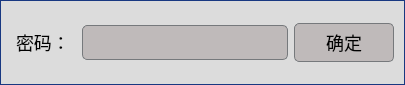
<?xml version="1.0" encoding="UTF-8"?>
<ui version="4.0">
 <class>LimitForm</class>
 <widget class="QWidget" name="LimitForm">
  <property name="geometry">
   <rect>
    <x>0</x>
    <y>0</y>
    <width>405</width>
    <height>85</height>
   </rect>
  </property>
  <property name="windowTitle">
   <string>Form</string>
  </property>
  <property name="styleSheet">
   <string notr="true">QWidget
{
     background-color: #DCDCDC;
     padding: 1px;
     border-radius: 0px;
     opacity: 0;
	 font: 18px;
	color: rgb(0, 0, 0);

}

QLabel{
	 color: black;

}
QFrame#line,#line2,#line3,#line4,#line5,#line6
{
	background-color: #183881;
}

QFrame#frame
{
	border: 1px solid #183881;
	border-radius:0px;	
}


QGroupBox
{
	border: 1px solid #183881;
	border-radius:0px;	
	margin-top:2ex;   /*文字在方框中位置的偏离度*/
	font-family:Microsoft YaHei;
	font:bold 18px;
 
}

QGroupBox::title
{
	subcontrol-origin:margin;
	subcontrol-position:top center;
	padding:0 3px;
	color: black;
}


QLineEdit
{
    background-color: #BFBABA;
    selection-background-color: #D1DBCB;
    selection-color: black;
    padding: 5px;
    border-style: solid;
    border: 1px solid #76797C;
    border-radius: 5px;
    color: #000000;
}

QPushButton
{
    color: #000000;
    background-color: #BFBABA;
    border-width: 1px;
    border-color: #76797C;
    border-style: solid;
    padding: 5px;
	border-radius:5px;
}

QPushButton:disabled
{
    background-color: #C2C46B;
    border-width: 1px;
    border-color: #76797C;
    border-style: solid;
    padding-top: 5px;
    padding-bottom: 5px;
    padding-left: 10px;
    padding-right: 10px;
    border-radius: 2px;
    color: #000000;
}

QPushButton:focus {
    background-color: #D1DBCB;
    color: black;
}

QPushButton:pressed
{
    color: black;
    background-color: #D1DBCB;
    padding-top: -15px;
    padding-bottom: -17px;
}
QPushButton:checked{
    background-color: #76797C;
    border-color: #6A6969;
}


QComboBox{
	border:1px solid #242424;
	border-radius:3px;
	padding:2px;
	background:#BFBABA;
}

QComboBox::down-arrow,QDateEdit[calendarPopup=&quot;true&quot;]::down-arrow,QTimeEdit[calendarPopup=&quot;true&quot;]::down-arrow,QDateTimeEdit[calendarPopup=&quot;true&quot;]::down-arrow{
	image:url(:/qss_icons/rc/add_bottom.png);
	width:15px;
	height:15px;
	right:2px;
}

QComboBox::drop-down,QDateEdit::drop-down,QTimeEdit::drop-down,QDateTimeEdit::drop-down{
	subcontrol-origin:padding;
	subcontrol-position:top right;
	width:15px;
	border-left-width:0px;
	border-left-style:solid;
	border-top-right-radius:3px;
	border-bottom-right-radius:3px;
	border-left-color:#242424;
}

QComboBox::drop-down:on{
top:1px;
}





QTableView::item:selected{
color:#DCDCDC;
background:qlineargradient(spread:pad,x1:0,y1:0,x2:0,y2:1,stop:0 #183881,stop:1 #183881);
}

/*
QTableView::item:hover{
color:#DCDCDC;
background:qlineargradient(spread:pad,x1:0,y1:0,x2:0,y2:1,stop:0 #183881,stop:1 #183881);
}
*/

QTableView::item{
padding:1px;
margin:0px;
}

QHeaderView::section,QTableCornerButton:section{
	padding:3px;
	margin:0px;
	color:#DCDCDC;
	border:1px solid #242424;
	border-left-width:0px;
	border-right-width:1px;
	border-top-width:0px;
	border-bottom-width:1px;
	background:qlineargradient(spread:pad,x1:0,y1:0,x2:0,y2:1,stop:0 #646464,stop:1 #525252);
	/*font: 16px;*/
}

QTableView{
	border: 1px solid #183881;
	border-radius: 0px;
	/*font: 16px;*/
}

QScrollBar:horizontal
{
    height: 15px;
    margin: 3px 15px 3px 15px;
    border: 1px transparent #2A2929;
    border-radius: 4px;
    background-color: #2A2929;
}

QScrollBar::handle:horizontal
{
    background-color: #605F5F;
    min-width: 5px;
    border-radius: 4px;
}

QScrollBar::add-line:horizontal
{
    margin: 0px 3px 0px 3px;
    border-image: url(:/qss_icons/rc/right_arrow_disabled.png);
    width: 10px;
    height: 10px;
    subcontrol-position: right;
    subcontrol-origin: margin;
}

QScrollBar::sub-line:horizontal
{
    margin: 0px 3px 0px 3px;
    border-image: url(:/qss_icons/rc/left_arrow_disabled.png);
    height: 10px;
    width: 10px;
    subcontrol-position: left;
    subcontrol-origin: margin;
}

QScrollBar::add-line:horizontal:hover,QScrollBar::add-line:horizontal:on
{
    border-image: url(:/qss_icons/rc/right_arrow.png);
    height: 10px;
    width: 10px;
    subcontrol-position: right;
    subcontrol-origin: margin;
}


QScrollBar::sub-line:horizontal:hover, QScrollBar::sub-line:horizontal:on
{
    border-image: url(:/qss_icons/rc/left_arrow.png);
    height: 10px;
    width: 10px;
    subcontrol-position: left;
    subcontrol-origin: margin;
}

QScrollBar::up-arrow:horizontal, QScrollBar::down-arrow:horizontal
{
    background: none;
}


QScrollBar::add-page:horizontal, QScrollBar::sub-page:horizontal
{
    background: none;
}

QScrollBar:vertical
{
    background-color: #2A2929;
    width: 15px;
    margin: 15px 3px 15px 3px;
    border: 1px transparent #2A2929;
    border-radius: 4px;
}

QScrollBar::handle:vertical
{
    background-color: #605F5F;
    min-height: 5px;
    border-radius: 4px;
}

QScrollBar::sub-line:vertical
{
    margin: 3px 0px 3px 0px;
    border-image: url(:/qss_icons/rc/up_arrow_disabled.png);
    height: 10px;
    width: 10px;
    subcontrol-position: top;
    subcontrol-origin: margin;
}

QScrollBar::add-line:vertical
{
    margin: 3px 0px 3px 0px;
    border-image: url(:/qss_icons/rc/down_arrow_disabled.png);
    height: 10px;
    width: 10px;
    subcontrol-position: bottom;
    subcontrol-origin: margin;
}

QScrollBar::sub-line:vertical:hover,QScrollBar::sub-line:vertical:on
{

    border-image: url(:/qss_icons/rc/up_arrow.png);
    height: 10px;
    width: 10px;
    subcontrol-position: top;
    subcontrol-origin: margin;
}


QScrollBar::add-line:vertical:hover, QScrollBar::add-line:vertical:on
{
    border-image: url(:/qss_icons/rc/down_arrow.png);
    height: 10px;
    width: 10px;
    subcontrol-position: bottom;
    subcontrol-origin: margin;
}

QScrollBar::up-arrow:vertical, QScrollBar::down-arrow:vertical
{
    background: none;
}


QScrollBar::add-page:vertical, QScrollBar::sub-page:vertical
{
    background: none;
}

QAbstractSpinBox {
    background-color: #DCDCDC;
    color: #070707;
    selection-background-color: #183881;
    selection-color: black;
	border-radius:0px;
	border:1px solid #242424;
}

QAbstractSpinBox:up-button
{
    background-color: transparent;
    subcontrol-origin: border;
    subcontrol-position: center right;
}

QAbstractSpinBox:down-button
{
    background-color: transparent;
    subcontrol-origin: border;
    subcontrol-position: center left;
}

QAbstractSpinBox::up-arrow,QAbstractSpinBox::up-arrow:disabled,QAbstractSpinBox::up-arrow:off {
    image: url(:/qss_icons/rc/up_arrow_disabled.png);
    width: 10px;
    height: 10px;
}
QAbstractSpinBox::up-arrow:hover
{
    image: url(:/qss_icons/rc/up_arrow.png);
}


QAbstractSpinBox::down-arrow,QAbstractSpinBox::down-arrow:disabled,QAbstractSpinBox::down-arrow:off
{
    image: url(:/qss_icons/rc/down_arrow_disabled.png);
    width: 10px;
    height: 10px;
}
QAbstractSpinBox::down-arrow:hover
{
    image: url(:/qss_icons/rc/down_arrow.png);
}


QRadioButton
{
 
    outline: #00FF00;
    color: #1E1E1E;
	font:bold 18px;
  
}

QRadioButton:disabled
{
    color: #76797C;
}
QRadioButton:checked
{
    color: #10A007;
}
QRadioButton:unchecked
{
    color: #F7150C;
}
QRadioButton::indicator
{
    width: 30px;
    height: 30px;
}

QRadioButton::indicator:unchecked
{
    image: url(:/qss_icons/rc/radio_unchecked.png);
}


QRadioButton::indicator:unchecked:hover,
QRadioButton::indicator:unchecked:focus,
QRadioButton::indicator:unchecked:pressed
{
    border: none;
    outline: none;
    image: url(:/qss_icons/rc/radio_unchecked_focus.png);
}

QRadioButton::indicator:checked
{
    border: none;
    outline: none;
    image: url(:/qss_icons/rc/radio_checked.png);
}

QRadioButton::indicator:checked:hover,
QRadioButton::indicator:checked:focus,
QRadioButton::indicator:checked:pressed
{
    border: none;
    outline: none;
    image: url(:/qss_icons/rc/radio_checked_focus.png);
}

QRadioButton::indicator:checked:disabled
{
    outline: none;
    image: url(:/qss_icons/rc/radio_checked_disabled.png);
}

QRadioButton::indicator:unchecked:disabled
{
    image: url(:/qss_icons/rc/radio_unchecked_disabled.png);
}


</string>
  </property>
  <layout class="QVBoxLayout" name="verticalLayout" stretch="0,1">
   <property name="spacing">
    <number>0</number>
   </property>
   <property name="leftMargin">
    <number>0</number>
   </property>
   <property name="topMargin">
    <number>0</number>
   </property>
   <property name="rightMargin">
    <number>0</number>
   </property>
   <property name="bottomMargin">
    <number>0</number>
   </property>
   <item>
    <widget class="TitleWidget" name="titleWidget" native="true"/>
   </item>
   <item>
    <widget class="QFrame" name="frame">
     <property name="frameShape">
      <enum>QFrame::StyledPanel</enum>
     </property>
     <property name="frameShadow">
      <enum>QFrame::Raised</enum>
     </property>
     <layout class="QVBoxLayout" name="verticalLayout_2">
      <item>
       <layout class="QHBoxLayout" name="horizontalLayout">
        <item>
         <widget class="QLabel" name="label">
          <property name="text">
           <string>密码：</string>
          </property>
         </widget>
        </item>
        <item>
         <widget class="QLineEdit" name="lineEdit">
          <property name="echoMode">
           <enum>QLineEdit::Password</enum>
          </property>
         </widget>
        </item>
        <item>
         <widget class="QPushButton" name="pushButton">
          <property name="minimumSize">
           <size>
            <width>100</width>
            <height>0</height>
           </size>
          </property>
          <property name="text">
           <string>确定</string>
          </property>
          <property name="shortcut">
           <string>Return</string>
          </property>
         </widget>
        </item>
       </layout>
      </item>
     </layout>
    </widget>
   </item>
  </layout>
 </widget>
 <customwidgets>
  <customwidget>
   <class>TitleWidget</class>
   <extends>QWidget</extends>
   <header location="global">titlewidget.h</header>
   <container>1</container>
  </customwidget>
 </customwidgets>
 <resources/>
 <connections/>
</ui>
